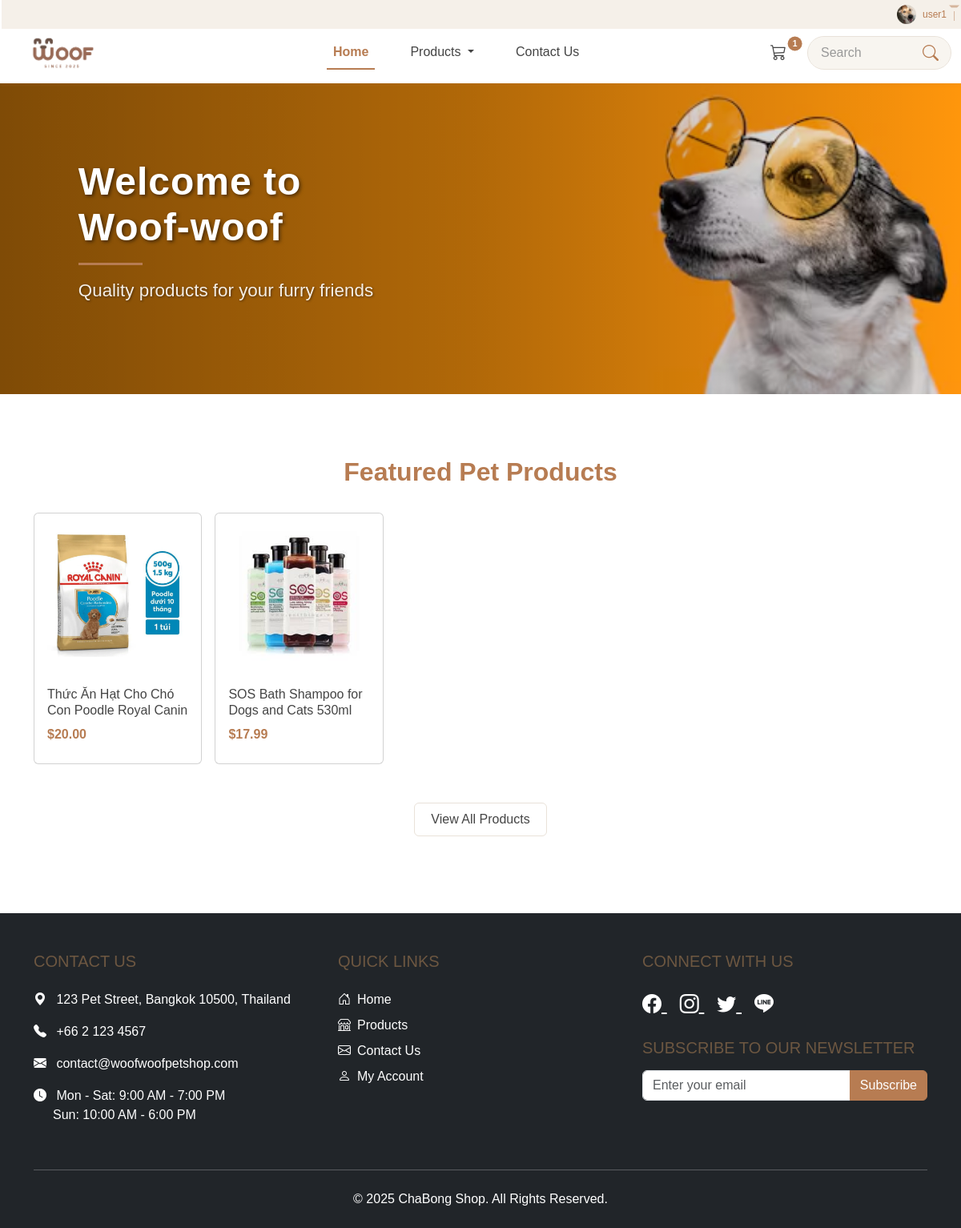
The page / (signed in) on the database its author committed.
### tables this page shows
CREATE TABLE `users` (
  `id` int(11) NOT NULL,
  `username` varchar(50) NOT NULL,
  `email` varchar(100) NOT NULL,
  `password` varchar(255) NOT NULL,
  `created_at` timestamp NOT NULL DEFAULT current_timestamp(),
  `full_name` varchar(100) DEFAULT NULL,
  `phone` varchar(20) DEFAULT NULL,
  `address` varchar(255) DEFAULT NULL,
  `city` varchar(100) DEFAULT NULL,
  `postal_code` varchar(20) DEFAULT NULL,
  `updated_at` timestamp NOT NULL DEFAULT current_timestamp() ON UPDATE current_timestamp(),
  `state` varchar(50) DEFAULT NULL,
  `last_activity` timestamp NULL DEFAULT NULL,
  `last_login` timestamp NULL DEFAULT NULL,
  `avatar` varchar(255) DEFAULT NULL,
  `google_id` varchar(255) DEFAULT NULL,
  `remember_token` varchar(255) DEFAULT NULL,
  `token_expires` datetime DEFAULT NULL
);

CREATE TABLE `products` (
  `id` int(11) UNSIGNED NOT NULL,
  `name` varchar(100) NOT NULL,
  `description` text DEFAULT NULL,
  `price` decimal(10,2) NOT NULL,
  `image_url` varchar(255) DEFAULT NULL,
  `stock` int(11) NOT NULL DEFAULT 0,
  `featured` tinyint(1) NOT NULL DEFAULT 0,
  `category_id` int(30) UNSIGNED NOT NULL
);

### controllers/HomeController.php (called while the page is built, shortened)
<?php
require_once 'models/Product.php';
class HomeController {
    private $productModel;
    public function __construct() {
        $this->productModel = new Product();
    }
    public function index() {
        $featuredProducts = $this->productModel->getFeaturedProducts(10);
        $controller = 'home';
        $pageTitle = 'Home';
        include VIEWS_PATH . 'layouts/header.php';
        include VIEWS_PATH . 'home/index.php';
        include VIEWS_PATH . 'layouts/footer.php';
    }
}

### includes/SessionManager.php (called while the page is built, shortened)
<?php
class SessionManager {
    public static function isUserLoggedIn() {
        return isset($_SESSION['user_id']) &&
               (!isset($_SESSION['user_type']) || $_SESSION['user_type'] === 'user');
    }
}

### config/database.php (called while the page is built, shortened)
<?php
class Database {
    private $host = 'localhost';
    private $username = 'root';
    private $password = '';
    private $dbname = 'chabong_shop';
    private $conn;
    public function __construct() {
        try {
            $this->conn = new mysqli($this->host, $this->username, $this->password, $this->dbname);
            $this->conn->set_charset("utf8mb4");
        } catch (Exception $e) {
            echo 'Database Connection Error: ' . $e->getMessage();
            exit;
        }
    }
    public function getConnection() {
        return $this->conn;
    }
}

### models/User.php (called while the page is built, shortened)
<?php
class User
{
    private $db;
    private $table = 'users';
    public function __construct()
    {
        $database = new Database();
        $this->db = $database->getConnection();
    }
    public function getUserAvatar($userId)
    {
        $userId = (int)$userId;
        $sql = "SELECT avatar FROM {$this->table} WHERE id = {$userId}";
        $result = $this->db->query($sql);
        if ($result && $result->num_rows > 0) {
            $user = $result->fetch_assoc();
            if (!empty($user['avatar'])) {
                return $user['avatar'];
            }
        }
        return 'public/images/avatars/default.png';
    }
}

### models/Cart.php (called while the page is built, shortened)
<?php
class Cart {
    private $db;
    private $table = 'cart_items';
    public function __construct() {
        $database = new Database();
        $this->db = $database->getConnection();
    }
    public function countItems($userId) {
        $userId = (int)$userId;
        $sql = "SELECT COUNT(*) as count FROM {$this->table} WHERE user_id = {$userId}";
        $result = $this->db->query($sql);
        if ($result && $result->num_rows > 0) {
            return (int)$result->fetch_assoc()['count'];
        }
        return 0;
    }
}

### models/Product.php (called while the page is built, shortened)
<?php
class Product {
    private $db;
    private $table = 'products';
    public function __construct() {
        $database = new Database();
        $this->db = $database->getConnection();
    }
    public function getFeaturedProducts($limit = 10) {
        $sql = "SELECT * FROM {$this->table} WHERE featured = 1 ORDER BY id DESC";
        if ($limit !== null) {
            $sql .= " LIMIT {$limit}";
        }
        return $this->db->query($sql);
    }
}

### views/home/index.php (the view, shortened to what this page needs)
<div class="banner-container">
    <img src="<?php echo SITE_URL; ?>public/images/front-view-beautiful-dog-with-copy-space_23-2148786562.avif"
         class="img-fluid w-100 banner-image"
         alt="Pet Shop Banner">
    <div class="banner-overlay">
        <div class="container">
            <div class="banner-content">
                <h1>Welcome to <br>Woof-woof</h1>
                <p>Quality products for your furry friends</p>
            </div>
        </div>
    </div>
</div>
<section class="py-5">
    <div class="container">
        <h2 class="text-center mb-4">Featured Pet Products</h2>
        <div class="product-container d-flex flex-wrap">
            <?php if ($featuredProducts && $featuredProducts->num_rows > 0): ?>
                <?php while($product = $featuredProducts->fetch_assoc()): ?>
                    <div class="product-col">
                        <a href="<?php echo SITE_URL; ?>products/detail/<?php echo $product['id']; ?>" class="text-decoration-none">
                            <div class="card product-card h-100 clickable-card">
                                <img src="<?php echo SITE_URL . htmlspecialchars($product['image_url']); ?>" class="card-img-top" alt="<?php echo htmlspecialchars($product['name']); ?>">
                                <div class="card-body">
                                    <h5 class="card-title"><?php echo htmlspecialchars($product['name']); ?></h5>
                                    <p class="card-text">$<?php echo number_format($product['price'], 2); ?></p>
                                </div>
                            </div>
                        </a>
                    </div>
                <?php endwhile; ?>
                <?php
                $count = $featuredProducts->num_rows % 5;
                if ($count > 0) {
                    $needed = 5 - $count;
                    for ($i = 0; $i < $needed; $i++) {
                        echo '<div class="product-col"></div>';
                    }
                }
                ?>
            <?php else: ?>
                <div class="col-12 text-center"><p>No products found</p></div>
            <?php endif; ?>
        </div>
        <div class="text-center mt-4 mb-5">
            <a href="<?php echo SITE_URL; ?>products" class="btn view-all-btn">View All Products</a>
        </div>
    </div>
</section>

### views/layouts/header.php (shortened to what this page needs)
<?php
require_once __DIR__ . '/../../includes/SessionManager.php';
?>
<!DOCTYPE html>
<html lang="en">
<head>
    <link href="https://cdn.jsdelivr.net/npm/bootstrap@5.3.3/dist/css/bootstrap.min.css" rel="stylesheet">
    <link rel="stylesheet" href="https://cdn.jsdelivr.net/npm/bootstrap-icons@1.11.3/font/bootstrap-icons.min.css">
    <link rel="stylesheet" href="<?php echo SITE_URL; ?>public/css/style.css">
    <link rel="stylesheet" href="<?php echo SITE_URL; ?>public/css/alert.css">
</head>
<body>
    <header>
        <div class="utility-bar">
            <div class="container-fluid d-flex justify-content-end">
                <?php if(SessionManager::isUserLoggedIn()): ?>
                    <div class="dropdown">
                        <?php
                        require_once __DIR__ . '/../../models/User.php';
                        $db = new Database();
                        $userAvatarModel = new User($db->getConnection());
                        $avatarPath = $userAvatarModel->getUserAvatar($_SESSION['user_id']);
                        if (strpos($avatarPath, 'http') === 0) {
                            $avatarUrl = $avatarPath;
                        } else {
                            $avatarUrl = SITE_URL . str_replace('\\', '/', $avatarPath);
                        }
                        ?>
                        <button class="utility-btn dropdown-toggle d-flex align-items-center" type="button" id="userDropdown" data-bs-toggle="dropdown" aria-expanded="false">
                            <img src="<?php echo $avatarUrl; ?>" alt="Profile" class="rounded-circle me-2" style="width: 24px; height: 24px; object-fit: cover;">
                            <?php echo htmlspecialchars($_SESSION['username']); ?>
                        </button>
                    </div>
                <?php else: ?>
                    <a href="<?php echo SITE_URL; ?>user/login" class="utility-btn me-2">Sign In</a>
                    <a href="<?php echo SITE_URL; ?>user/signup" class="utility-btn">Sign Up</a>
                <?php endif; ?>
            </div>
        </div>
        <nav class="navbar navbar-expand-lg fixed-top">
            <div class="container-fluid">
                <a class="navbar-brand" href="<?php echo SITE_URL; ?>">
                    <img src="<?php echo SITE_URL; ?>public/images/logo.png" alt="<?php echo SITE_NAME; ?> Logo">
                </a>
                <?php if(SessionManager::isUserLoggedIn()): ?>
                        <?php
                        require_once 'models/Cart.php';
                        $cartModel = new Cart();
                        ?>
                <?php endif; ?>
                <div class="offcanvas offcanvas-end" tabindex="-1" id="offcanvasNavbar" aria-labelledby="offcanvasNavbarLabel">
                    <div class="offcanvas-body">
                        <ul class="navbar-nav justify-content-center flex-grow-1 align-items-center nav-underline">
                            <li class="nav-item">
                                <a class="nav-link <?php echo $controller === 'home' ? 'active' : ''; ?>" href="<?php echo SITE_URL; ?>">Home</a>
                            </li>
                            <li class="nav-item dropdown">
                                <a class="nav-link dropdown-toggle <?php echo $controller === 'products' ? 'active' : ''; ?>" href="#" role="button" data-bs-toggle="dropdown" aria-expanded="false">
                                Products
                                </a>
                            </li>
                            <li class="nav-item">
                                <a class="nav-link <?php echo ($pageTitle == 'Contact Us') ? 'active' : ''; ?>" href="<?php echo SITE_URL; ?>contact">
                                    Contact Us
                                </a>
                            </li>
                        </ul>
                    </div>
                </div>
                <?php if(SessionManager::isUserLoggedIn()): ?>
                <div class="nav-item d-none d-lg-block">
                    <a class="nav-link position-relative" href="<?php echo SITE_URL; ?>cart">
                        <i class="bi bi-cart3 fs-5"></i>
                        <?php
                        $cartCount = $cartModel->countItems($_SESSION['user_id']);
                        if ($cartCount > 0) {
                            echo '<span class="position-absolute top-0 start-100 translate-middle badge rounded-pill bg-primary">' . $cartCount . '</span>';
                        }
                        ?>
                    </a>
                </div>
                <?php endif; ?>
                <form id="live-search" class="d-none d-lg-flex position-relative" role="search" action="<?php echo SITE_URL; ?>products/search" method="get">
                    <input id="search-input" class="form-control search-input" type="search" name="search" placeholder="Search" aria-label="Search" value="<?php echo isset($search) ? htmlspecialchars($search) : ''; ?>">
                    <button type="submit" class="btn" style="position: absolute; right: 0; border: none; top: 0; height: 100%; background: none;">
                        <i class="bi bi-search search-icon"></i>
                    </button>
                </form>
            </div>
        </nav>
    </header>
    <main>

### rows shown on the page
users: avatar (picture)
products: image_url (picture), name "Thức Ăn Hạt Cho Chó Con Poodle Royal Canin…", price "20.00"
products: shows a picture, name "SOS Bath Shampoo for Dogs and Cats 530ml…", price "17.99"

### other values the page prints
$_SESSION['username'] "user1"
$cartCount "1"
SITE_NAME "ChaBong Shop"
